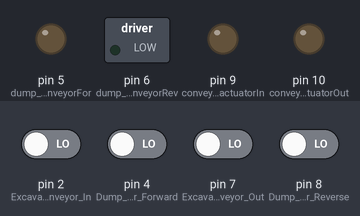
This sketch was run on a simulated Arduino Uno, built with avr-gcc and run on an emulated ATmega328P. Parts: switched loads named in the sketch (green lamp = pin HIGH), output pins drawn as LEDs (lit = HIGH). Inputs (shaded band) come from the test bench; at power-on: pin 2 (Excavation_Conveyor_In), pin 4 (Dump_Conveyor_Forward), pin 7 (Excavation_Conveyor_Out), pin 8 (Dump_Conveyor_Reverse) LOW.

Above: at 1.2 s.
1.3 s: pin 2 (Excavation_Conveyor_In) driven HIGH
At 2.3 s:
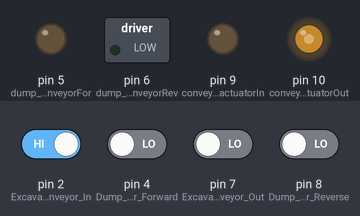
2.8 s: pin 7 (Excavation_Conveyor_Out) driven HIGH
At 3.4 s:
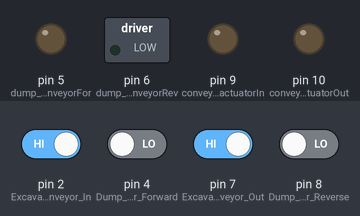
4.3 s: pin 2 (Excavation_Conveyor_In) driven LOW
At 5.7 s:
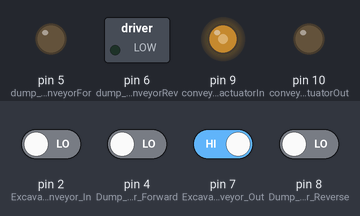
Timing chart, 0 to 7.3 s (numbered marks = the images above; inputs shaded):
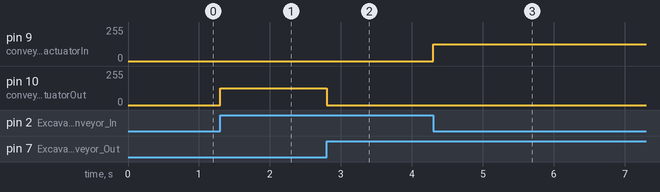

Measured:
- after the input at 1.3 s, pin 10 (conveyor_actuatorOut): 0/255 → 127/255 at once
- after the input at 2.8 s, pin 10 (conveyor_actuatorOut): 127/255 → 0/255 at once
- after the input at 4.3 s, pin 9 (conveyor_actuatorIn): 0/255 → 127/255 at once

The sketch:

ArduinoControl.ino
```cpp
/*
Arduino Control Program
ArduinoControl.ino
Written by Zach Buechler
Edited by Devin Kroeber

Updated 1/17/2016 to work with dump conveyor

This code is what runs on the arduino/Redboard in the Moonrockers NASA RMC Robot.  This code is what controls
the Excavation Conveyor actuators and the direction of the dump conveyor belt.
You can remove the comments of the some of the code to reinstate use of the dump actuators.
*/

#include <digitalWriteFast.h>

const int conveyor_actuatorOut = 10;
const int conveyor_actuatorIn = 9;
const int ActuatorSpeed = 127;
const int ActuatorOff = 0;

const int dump_conveyorFor = 5;
const int dump_conveyorRev = 6;

int Pin2 = 0;
int Pin7 = 0;
int Pin4 = 0;
int Pin8 = 0;
void setup() {

  //---------------------------------------------- Set PWM frequency for D5 & D6 -------------------------------

//TCCR0B = TCCR0B & B11111000 | B00000001;    // set timer 0 divisor to     1 for PWM frequency of 62500.00 Hz
TCCR0B = TCCR0B & B11111000 | B00000010;    // set timer 0 divisor to     8 for PWM frequency of  7812.50 Hz
//TCCR0B = TCCR0B & B11111000 | B00000011;    // set timer 0 divisor to    64 for PWM frequency of   976.56 Hz
//TCCR0B = TCCR0B & B11111000 | B00000100;    // set timer 0 divisor to   256 for PWM frequency of   244.14 Hz
//TCCR0B = TCCR0B & B11111000 | B00000101;    // set timer 0 divisor to  1024 for PWM frequency of    61.04 Hz


//---------------------------------------------- Set PWM frequency for D9 & D10 ------------------------------

//TCCR1B = TCCR1B & B11111000 | B00000001;    // set timer 1 divisor to     1 for PWM frequency of 31372.55 Hz
TCCR1B = TCCR1B & B11111000 | B00000010;    // set timer 1 divisor to     8 for PWM frequency of  3921.16 Hz
//TCCR1B = TCCR1B & B11111000 | B00000011;    // set timer 1 divisor to    64 for PWM frequency of   490.20 Hz
//TCCR1B = TCCR1B & B11111000 | B00000100;    // set timer 1 divisor to   256 for PWM frequency of   122.55 Hz
//TCCR1B = TCCR1B & B11111000 | B00000101;    // set timer 1 divisor to  1024 for PWM frequency of    30.64 Hz

//---------------------------------------------- Set PWM frequency for D3 & D11 ------------------------------

//TCCR2B = TCCR2B & B11111000 | B00000001;    // set timer 2 divisor to     1 for PWM frequency of 31372.55 Hz
//TCCR2B = TCCR2B & B11111000 | B00000010;    // set timer 2 divisor to     8 for PWM frequency of  3921.16 Hz
//TCCR2B = TCCR2B & B11111000 | B00000011;    // set timer 2 divisor to    32 for PWM frequency of   980.39 Hz
//TCCR2B = TCCR2B & B11111000 | B00000100;    // set timer 2 divisor to    64 for PWM frequency of   490.20 Hz
//TCCR2B = TCCR2B & B11111000 | B00000101;    // set timer 2 divisor to   128 for PWM frequency of   245.10 Hz
//TCCR2B = TCCR2B & B11111000 | B00000110;    // set timer 2 divisor to   256 for PWM frequency of   122.55 Hz
//TCCR2B = TCCR2B & B11111000 | B00000111;    // set timer 2 divisor to  1024 for PWM frequency of    30.64 Hz

  pinMode(conveyor_actuatorOut, OUTPUT);
  pinMode(conveyor_actuatorIn, OUTPUT);
  analogWrite(conveyor_actuatorOut, ActuatorOff);
  analogWrite(conveyor_actuatorIn, ActuatorOff);

  pinMode(dump_conveyorFor, OUTPUT);
  pinMode(dump_conveyorRev, OUTPUT);
  analogWrite(dump_conveyorFor, ActuatorOff);
  analogWrite(dump_conveyorRev, ActuatorOff);
  pinMode(2, INPUT); //Excavation Conveyor In "down"
  pinMode(7, INPUT); //Excavation Conveyor Out "up"
  pinMode(4, INPUT); //Dump Conveyor Forward "out"
  pinMode(8, INPUT); //Dump Conveyor Reverse "in"
}

void loop() {
  ReadPins();

if (Pin2 == HIGH && Pin7 == LOW){
    analogWrite(conveyor_actuatorOut, ActuatorSpeed);
    analogWrite(conveyor_actuatorIn, 0);
  }
  else if (Pin2 == LOW && Pin7 == HIGH){
    analogWrite(conveyor_actuatorIn, ActuatorSpeed);
    analogWrite(conveyor_actuatorOut, 0);
  }
  else {
    analogWrite(conveyor_actuatorOut, 0);
    analogWrite(conveyor_actuatorIn, 0);
  }

  /*
    Check Actuator Input
   Pin 4 High - Extend
   Pin 8 High - Retract
   */

   /* uncomment to to used dump actuators
  if (Pin4 == HIGH && Pin8 == LOW){
    analogWrite(dump_conveyorFor, ActuatorSpeed);
    analogWrite(dump_conveyorRev, 0);
  }
  else if (Pin4 == LOW && Pin8 == HIGH){
    analogWrite(dump_conveyorRev, ActuatorSpeed);
    analogWrite(dump_conveyorFor, 0);
  }
  else {
    analogWrite(dump_conveyorFor, 0);
    analogWrite(dump_conveyorRev, 0);
  }
  */
  ZeroPins();
}

void ReadPins ()
{
   Pin2 = digitalReadFast(2);
   Pin7 = digitalReadFast(7);
   Pin4 = digitalReadFast(4);
   Pin8 = digitalReadFast(8);
}

void ZeroPins ()
{
   Pin2 = 0;
   Pin7 = 0;
   Pin4 = 0;
   Pin8 = 0;
}
```
